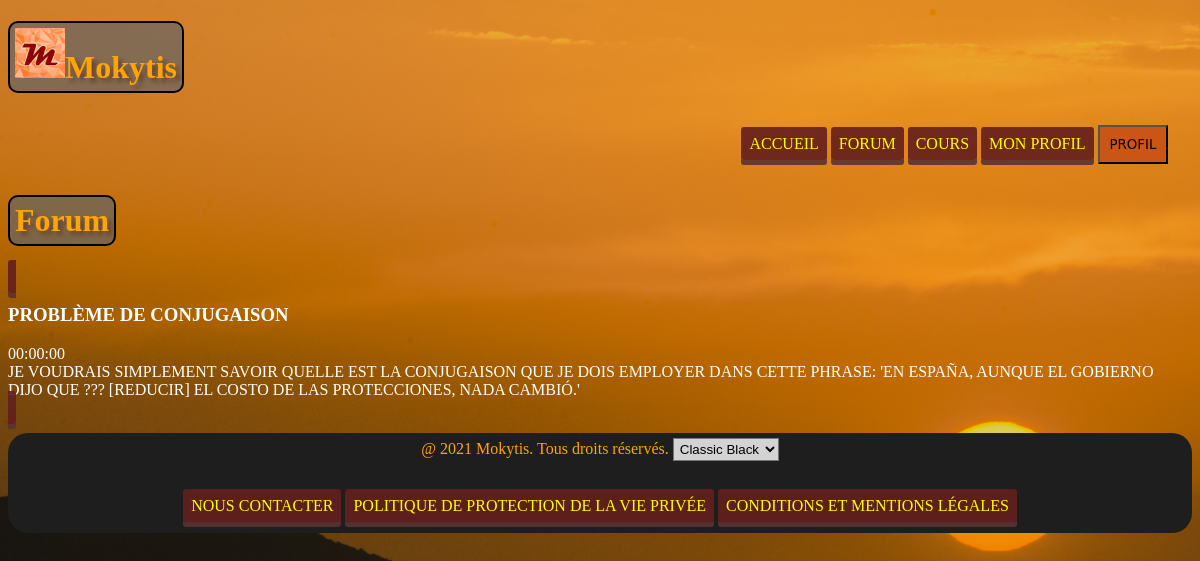
/index.php?action=matiereSujets&idMatiere=6, run on the app's committed database.
### tables this page shows
CREATE TABLE SUJETFORUM(
  idSujetForum INT NOT NULL PRIMARY KEY,
  titre VARCHAR(40),
  contenu VARCHAR(400),
  cours INT,
  matiere INT,
  auteur INT,
  datePubli TIME,
  FOREIGN KEY (cours) REFERENCES COURS(idCours),
  FOREIGN KEY (matiere) REFERENCES MATIERE(idMatiere),
  FOREIGN KEY (auteur) REFERENCES APPRENANT(idAppr)
  );

### Controleur/controller.php (called while the page is built, shortened)
<?php
require('Modele/modele.php');
require('Modele/SujetForum.php');
function listeSujetsForumByMatiere($id){
  $listeSujetsByMatiere = getAllSujetsByMatiere($id);
  require("Vue/vueListeSujetsForum.php");
}

### Modele/modele.php (called while the page is built, shortened)
<?php
function ouvrirConnexion(){
  try{
      $dbConn=new PDO('mysql:host=localhost;dbname=mokytis', "root", "root");
      return $dbConn;
  }catch(PDOException $e){
    print "Erreur !: ".$e->getMessage() ."<br/>";
    return null;
  }
}
function getAllSujetsByMatiere($id){
  $dbConn = ouvrirConnexion();
  $requete = "select * from SUJETFORUM where matiere=".$id.";";
  $lesSujetsByMatiere=$dbConn->query($requete)->fetchAll();
  $tabSujetsByMatiere = [];
  foreach ($lesSujetsByMatiere as $key => $sujet) {
    $tabSujetsByMatiere[] = SujetForum::avecBD($sujet);
  }
  return $tabSujetsByMatiere;
}
?>

### Modele/SujetForum.php (the view, shortened to what this page needs)
<?php
class SujetForum{
	private $idSujetForum, $titre, $contenu, $cours, $matiere, $auteur, $datePubli;
	protected function remplirBD(array $row){
		$this->idSujetForum=$row['idSujetForum'];
		$this->titre=$row['titre'];
		$this->contenu=$row['contenu'];
		$this->datePubli=$row['datePubli'];
	}
	public function afficherApperçu(){
		$affichage = "<a class='sujet' href='index.php?action=Sujets&idSujet=".$this->idSujetForum."' ><div class='appercuSujet'><h3>".$this->titre."</h3>".$this->datePubli."<br> ".$this->contenu."</div></a>";
		return $affichage;
	}
	public static function avecBD(array $row){
		$instance=new self();
		$instance->remplirBD($row);
		return $instance;
	}
}
?>

### Vue/vueListeSujetsForum.php (shortened to what this page needs)
<h1>Forum</h1>
<div id="result-container">
  <?php
  foreach ($listeSujetsByMatiere as $key => $sujet) {
    echo $sujet->afficherApperçu();
  } ?>
</div>
<?php
require 'template.php';
?>

### Style/orangeIsTheNewBlack.css (style rules this page uses)
body { background-image: url("../Ressources/orangeSunset.jpg"); background-repeat: no-repeat; background-attachment: fixed; background-size: cover; }
h1 { display: table; border: 2px solid black; padding: 5px; background-color: rgba(100, 100, 100, 0.7); border-radius: 10px; font-family: Verdana; color: orange; text-shadow: 4px 4px 4px #643; }
h3 { display: table; font-family: Verdana; color: white; }
div { font-family: Verdana; color: white; }
a:not(.cours):link { background-color: rgba(100, 30, 30, 0.9); border-radius: 3px; box-shadow: 0px 5px 0px rgba(90, 50, 50, 0.9); padding: 8px 8px; position: relative; color: yellow; text-decoration: none; text-transform: uppercase; }

### data on the page
sujetforum: titre "PROBLÈME DE CONJUGAISON", datePubli "00:00:00", contenu "JE VOUDRAIS SIMPLEMENT SAVOIR QUELLE EST LA CONJUGAISON QUE JE DOIS EMPLOYER DANS CETTE PHRASE: 'EN ESPAÑA, AUNQUE EL GOBIERNO DIJO QUE ??? [REDUCIR] EL COSTO DE LAS PROTECCIONES, NADA CAMBIÓ.'"
